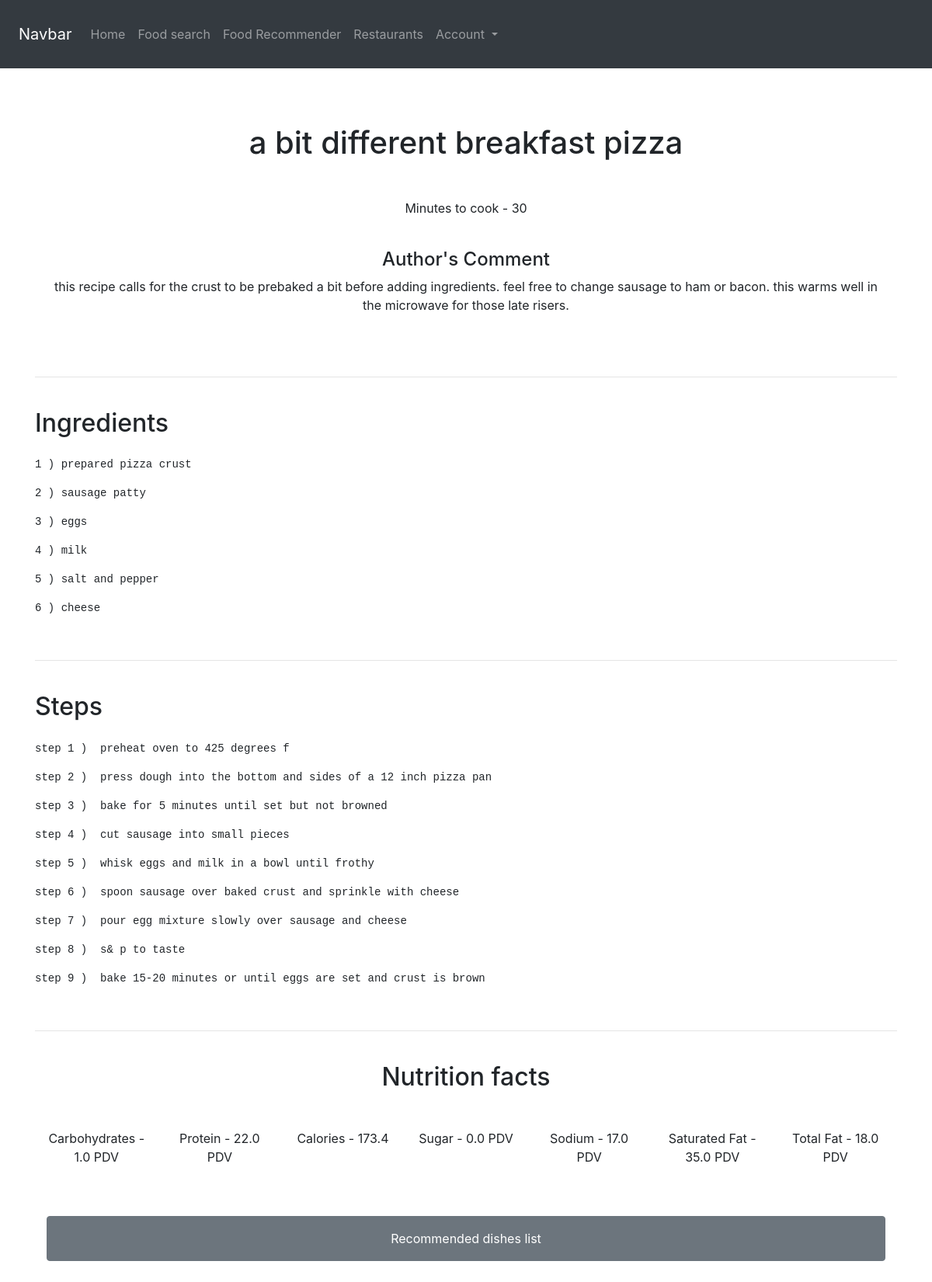
The app's page /view_dish1/900 with its own data.
### food_module/models.py (models this page shows, shortened)
class dish(models.Model):
    name=models.CharField(max_length=500,null=True,blank=True)
    minutes = models.IntegerField(null=True,blank=True)
    description = models.CharField(max_length=50000,null=True,blank=True)
    img = models.ImageField(upload_to="dishes",default="default.jpg",null=True,blank=True)
    class Meta:
        verbose_name_plural="dishes"

class ingredient(models.Model):
    name=models.CharField(max_length=1000,null=True,blank=True)
    dish=models.ForeignKey(dish,on_delete=models.CASCADE)

class step(models.Model):
    number=models.IntegerField(null=True,blank=True)
    description=models.CharField(max_length=10000,null=True,blank=True)
    dish=models.ForeignKey(dish,on_delete=models.CASCADE)

class nutrition(models.Model):
    calories = models.FloatField(_('calories'),null=True,blank=True)
    total_fat = models.FloatField(_('total fat'),null=True,blank=True)
    sugar = models.FloatField(null=True,blank=True)
    sodium = models.FloatField(null=True,blank=True)
    protein = models.FloatField(null=True,blank=True)
    saturated_fat = models.FloatField(_('saturated fat'),null=True,blank=True)
    carbohydrates = models.FloatField(null=True,blank=True)
    dish=models.ForeignKey(dish,on_delete=models.CASCADE,null=True,blank=True)

### food_module/views.py (the view)
# urls.py: path("view_dish1/<int:pk>",fviews.view_dish1,name='view_dish1'),
def view_dish1(request,pk):
    dish_obj = dish.objects.get(pk=pk)
    ingredients = ingredient.objects.filter(dish=dish_obj)
    steps = step.objects.filter(dish=dish_obj)
    nutritions = nutrition.objects.get(dish=dish_obj)
    fin_steps = [0]*len(steps)
    for i in steps:
        fin_steps[i.number-1]=i
    return render(request,"view_dish1.html",{"dish":dish_obj,"ingredients":ingredients,"steps":fin_steps,"nutritions":nutritions})

### food_module/templates/view_dish1.html (shortened to what this page needs)
<!DOCTYPE html>
<html lang="en" dir="ltr">
  <head>
    <link rel="stylesheet" href="https://maxcdn.bootstrapcdn.com/bootstrap/4.5.2/css/bootstrap.min.css" type="text/css">
    <link rel="stylesheet" href="https://cdnjs.cloudflare.com/ajax/libs/font-awesome/4.7.0/css/font-awesome.min.css">
  </head>
  <body>
  </body>
</html>
<html>
  <body>
    <nav class="navbar navbar-expand-lg navbar-dark bg-dark p-4 fixed-top">
  <a class="navbar-brand" href="#">Navbar</a>
  <div class="collapse navbar-collapse" id="navbarNavDropdown">
    <ul class="navbar-nav">
      <li class="nav-item ">
        <a class="nav-link" href="{% url 'home' %}">Home <span class="sr-only">(current)</span></a>
      </li>
      <li class="nav-item">
        <a class="nav-link" href="{% url 'search_food' %}">Food search</a>
      </li>
      <li class="nav-item">
      <a class="nav-link" href="{% url 'recommender_select' %}">Food Recommender</a>
      </li>
      <li class="nav-item ">
      <a class="nav-link" href="{% url 'zomato_search' %}">Restaurants</a>
      </li>
      <li class="nav-item dropdown">
        <a class="nav-link dropdown-toggle" href="#" id="navbarDropdownMenuLink" data-toggle="dropdown" aria-haspopup="true" aria-expanded="false">
          Account
        </a>
      </li>
    </ul>
  </div>
</nav>
<div class="container pt-5 text-center mb-5" style="margin-top:7rem;">
  <h1 class="mb-5">{{dish.name}}</h1>
  <p>Minutes to cook - {{dish.minutes}}</p>
  <div class="text-center p-4 justify-content-center">
  <h4>Author's Comment</h4>
  <p>{{dish.description}}</p>
</div>
  <br><hr><br>
<div class="container">
  <h2 class="mb-4 text-left row">Ingredients</h2>
  {% for i in ingredients %}
  <div class="row text-center justify-content-left ">
    <pre class="text-center">{{ forloop.counter }} ) {{i.name}}</pre>
  </div>
  {% endfor %}
</div>
  <br><hr><br>
<div class="container">
  <h2 class="mb-4 row text-left">Steps</h2>
  {% for i in steps %}
  <div class="row text-center justify-content-left ">
    <pre>step {{i.number}} ) </pre>
    <pre> {{i.description}}</pre>
  </div>
  {% endfor %}
</div>
  <br><hr><br>
<div class="container mb-4 pb-4">
  <h2 class="mb-5">Nutrition facts</h2>
  <div class="row text-center justify-content-center">
  <p class="col">Carbohydrates - {{nutritions.carbohydrates}} PDV</p>
      <p class="col">Protein - {{nutritions.protein}} PDV</p>
      <p class="col">Calories - {{nutritions.calories}}</p>
        <p class="col">Sugar - {{nutritions.sugar}} PDV</p>
        <p class="col">Sodium - {{nutritions.sodium}} PDV</p>
          <p class="col">Saturated Fat - {{nutritions.saturated_fat}} PDV</p>
          <p class="col">Total Fat - {{nutritions.total_fat}} PDV</p>
  </div>
</div>
<div class="container">
  <a href="{% url "recommender" %}" class="col-12 btn btn-secondary pt-3 pb-3">Recommended dishes list</a>
  </div>
</div>
  </body>
</html>

### records on screen
dish: name "a bit different breakfast pizza", minutes "30", description "this recipe calls for the crust to be prebaked a bit before adding ingredients. feel free to change sausage to ham or bacon. this warms well in the microwave for those late risers."
ingredient: name "prepared pizza crust"
ingredient: name "sausage patty"
ingredient: name "eggs"
ingredient: name "milk"
ingredient: name "salt and pepper"
ingredient: name "cheese"
step: number "1", description "preheat oven to 425 degrees f"
step: number "2", description "press dough into the bottom and sides of a 12 inch pizza pan"
step: number "3", description "bake for 5 minutes until set but not browned"
step: number "4", description "cut sausage into small pieces"
step: number "5", description "whisk eggs and milk in a bowl until frothy"
step: number "6", description "spoon sausage over baked crust and sprinkle with cheese"
step: number "7", description "pour egg mixture slowly over sausage and cheese"
step: number "8", description "s& p to taste"
step: number "9", description "bake 15-20 minutes or until eggs are set and crust is brown"
nutrition: carbohydrates "1.0", protein "22.0", calories "173.4", sugar "0.0", sodium "17.0", saturated_fat "35.0", total_fat "18.0"
